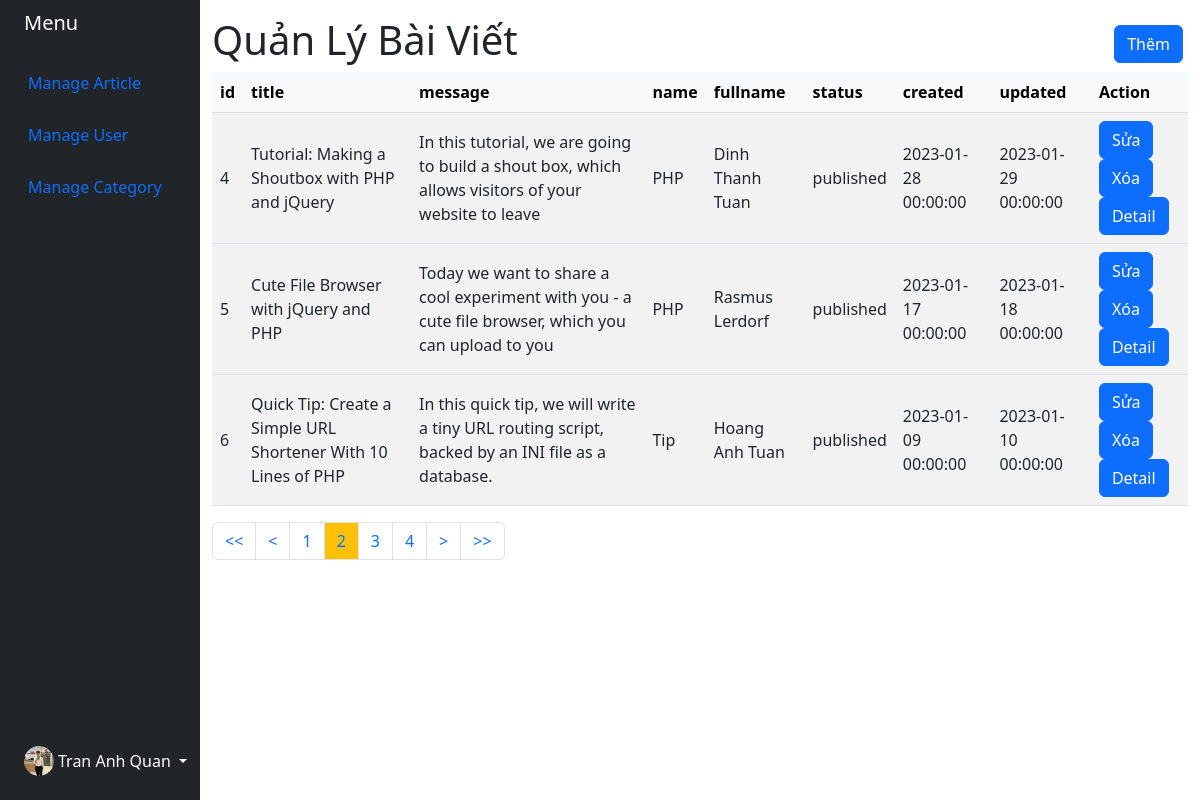
/admin/index.php?pageNum=2 (signed in), run on the app's committed database.
### tables this page shows
CREATE TABLE `cms_posts` (
  `id` int(11) NOT NULL,
  `title` varchar(100) NOT NULL,
  `message` varchar(100) NOT NULL,
  `category_id` int(11) NOT NULL,
  `userid` int(11) NOT NULL,
  `status` enum('published','draft','archived') NOT NULL,
  `created` datetime NOT NULL,
  `updated` datetime NOT NULL
);

CREATE TABLE `cms_category` (
  `id` int(11) NOT NULL,
  `name` varchar(100) NOT NULL
);

CREATE TABLE `cms_user` (
  `id` int(11) NOT NULL,
  `fullname` varchar(50) NOT NULL,
  `username` varchar(50) NOT NULL,
  `password` varchar(50) NOT NULL,
  `deleted` int(11) NOT NULL DEFAULT 0
);

### admin/index.php (the view, shortened to what this page needs)
<?php
require "./config/Database.php";
?>
<!Doctype html>
<html lang="en">
<head>
	<link href="https://cdn.jsdelivr.net/npm/bootstrap@5.2.1/dist/css/bootstrap.min.css" rel="stylesheet">
</head>
<body>
	<main>
		<div class="container-fluid">
			<div class="row flex-nowrap">
				<div class="col-auto col-md-3 col-xl-2 px-sm-2 px-0 bg-dark">
					<div class="d-flex flex-column align-items-center align-items-sm-start px-3 pt-2 text-white min-vh-100">
						<a href="" class="d-flex align-items-center pb-3 mb-md-0 me-md-auto text-white text-decoration-none">
							<span class="fs-5 d-none d-sm-inline">Menu</span>
						</a>
						<ul class="nav nav-pills flex-column mb-sm-auto mb-0 align-items-center align-items-sm-start" id="menu">
							<li>
								<a href="" data-bs-toggle="collapse" class="nav-link px-0 align-middle">
									<span class="ms-1 d-none d-sm-inline">Manage Article</span>
								</a>
							</li>
							<li>
								<a href="" class="nav-link px-0 align-middle">
									<span class="ms-1 d-none d-sm-inline">Manage User</span>
								</a>
							</li>
							<li>
								<a href="" data-bs-toggle="collapse" class="nav-link px-0 align-middle">
									<span class="ms-1 d-none d-sm-inline">Manage Category</span>
								</a>
							</li>
						</ul>
						<div class="dropdown pb-4">
							<a href="" class="d-flex align-items-center text-white text-decoration-none dropdown-toggle" id="dropdownUser1" data-bs-toggle="dropdown" aria-expanded="false">
								<img src="313424636_542195904386587_8577198730808437858_n.jpg" alt="hugenerd" width="30" height="30" class="rounded-circle">
								<span class="d-none d-sm-inline mx-1">
									<?php
									if (isset($_SESSION['username'])) {
										$username = $_SESSION['username'];
										echo $username;
									}
									?>
								</span>
							</a>
						</div>
					</div>
				</div>
				<div class="col py-3">
					<div class="header-content">
						<h1>Quản Lý Bài Viết</h1>
						<a class="btn btn-primary" href="them.php">Thêm</a>
					</div>
					<div class="table-responsive">
						<table class="table table-striped table-hover align-middle">
							<thead class="table-light">
								<tr>
									<th>id</th>
									<th>title</th>
									<th>message</th>
									<th>name</th>
									<th>fullname</th>
									<th>status</th>
									<th>created</th>
									<th>updated</th>
									<th>Action</th>
								</tr>
								<?php
								$pageSize = 3;
								$pageNum = 1;
								$offset = 3;
								if (isset($_GET['pageNum']) == true) {
									$pageNum = $_GET['pageNum'];
								}
								$startRow = ($pageNum - 1) * $pageSize;
								$sql = "SELECT cms_posts.id, cms_posts.title, cms_posts.message, cms_category.name, cms_user.fullname, cms_posts.status, cms_posts.created, cms_posts.updated FROM cms_posts INNER JOIN cms_category ON cms_posts.category_id = cms_category.id INNER JOIN cms_user ON cms_posts.userid = cms_user.id LIMIT $startRow,$pageSize";
								$data = $conn->query($sql);
								$sql = "SELECT COUNT(*) FROM cms_posts INNER JOIN cms_category ON cms_posts.category_id = cms_category.id INNER JOIN cms_user ON cms_posts.userid = cms_user.id";
								$kq = $conn->query($sql);
								$r = $kq->fetch();
								$tongSoRecord = $r[0];
								$tongSoTrang = ceil($tongSoRecord / $pageSize);
								$from = $pageNum - $offset;
								if ($from < 1) {
									$from = 1;
								}
								$to = $pageNum + $offset;
								if ($to > $tongSoTrang) {
									$to = $tongSoTrang;
								}
								$pageNext = $pageNum + 1;
								$pagePrev = $pageNum - 1;
								foreach ($data as $row) { ?>
							</thead>
							<tbody>
								<tr>
									<td><?php echo $row["id"] ?></td>
									<td><?php echo $row["title"] ?></td>
									<td><?php echo $row["message"] ?></td>
									<td><?php echo $row["name"] ?></td>
									<td><?php echo $row["fullname"] ?></td>
									<td><?php echo $row["status"] ?></td>
									<td><?php echo $row["created"] ?></td>
									<td><?php echo $row["updated"] ?></td>
									<td>
										<a class="btn btn-primary" href="sua.php?id=<?php echo $row['id'] ?>">Sửa</a><br>
										<a class="btn btn-primary" onclick="return confirm('Bạn có chắc chắn muốn xóa bài viết <?php echo $row['title'] ?> này không ?')" href="xoa.php?id=<?php echo $row['id'] ?>">Xóa</a>
										<a class="btn btn-primary" href="detail.php?id=<?php echo $row['id'] ?>">Detail</a>
									</td>
								</tr>
							<?php } ?>
							</tbody>
						</table>
					</div>
					<nav aria-label="Page navigation example">
						<ul class="pagination">
							<li class="page-item"><a class="page-link" href="index.php"><<</a></li>
							<?php if ($pageNum > 1) { ?>
								<li class="page-item"><a class="page-link" href="index.php?pageNum=<?php echo $pagePrev?>"><</a></li>
							<?php } ?>
							<?php for ($i = $from; $i <= $to; $i++) { ?>
								<?php if ($i == $pageNum) { ?>
									<li class="page-item"><a class="page-link bg-warning" href="index.php?pageNum=<?php echo $i?>"><?php echo $i?></a></li>
								<?php } else { ?>
									<li class="page-item"><a class="page-link" href="index.php?pageNum=<?php echo $i?>"><?php echo $i?></a></li>
								<?php } ?>
							<?php } ?>
							<?php if ($pageNum < $tongSoTrang) { ?>
								<li class="page-item"><a class="page-link" href="index.php?pageNum=<?php echo $pageNext?>">></a></li>
							<?php } ?>
							<li class="page-item"><a class="page-link" href="index.php?pageNum=<?php echo $tongSoTrang?>">>></a></li>
						</ul>
					</nav>
				</div>
			</div>
		</div>
	</main>
</body>
</html>

### admin/index.php (style rules this page uses)
.header-content { display: flex; align-items: center; justify-content: space-between; margin-right: 5px; }

### data on the page
cms_posts: id "4", title "Tutorial: Making a Shoutbox with PHP and jQuery", message "In this tutorial, we are going to build a shout box, which allows visitors of your website to leave", cms_category.name "PHP", userid.fullname "Dinh Thanh Tuan", status "published", created "2023-01-28 00:00:00", updated "2023-01-29 00:00:00"
cms_posts: id "5", title "Cute File Browser with jQuery and PHP", message "Today we want to share a cool experiment with you - a cute file browser, which you can upload to you", cms_category.name "PHP", userid.fullname "Rasmus Lerdorf", status "published", created "2023-01-17 00:00:00", updated "2023-01-18 00:00:00"
cms_posts: id "6", title "Quick Tip: Create a Simple URL Shortener With 10 Lines of PHP", message "In this quick tip, we will write a tiny URL routing script, backed by an INI file as a database.", cms_category.name "Tip", userid.fullname "Hoang Anh Tuan", status "published", created "2023-01-09 00:00:00", updated "2023-01-10 00:00:00"

### other printed values
$username "Tran Anh Quan"
